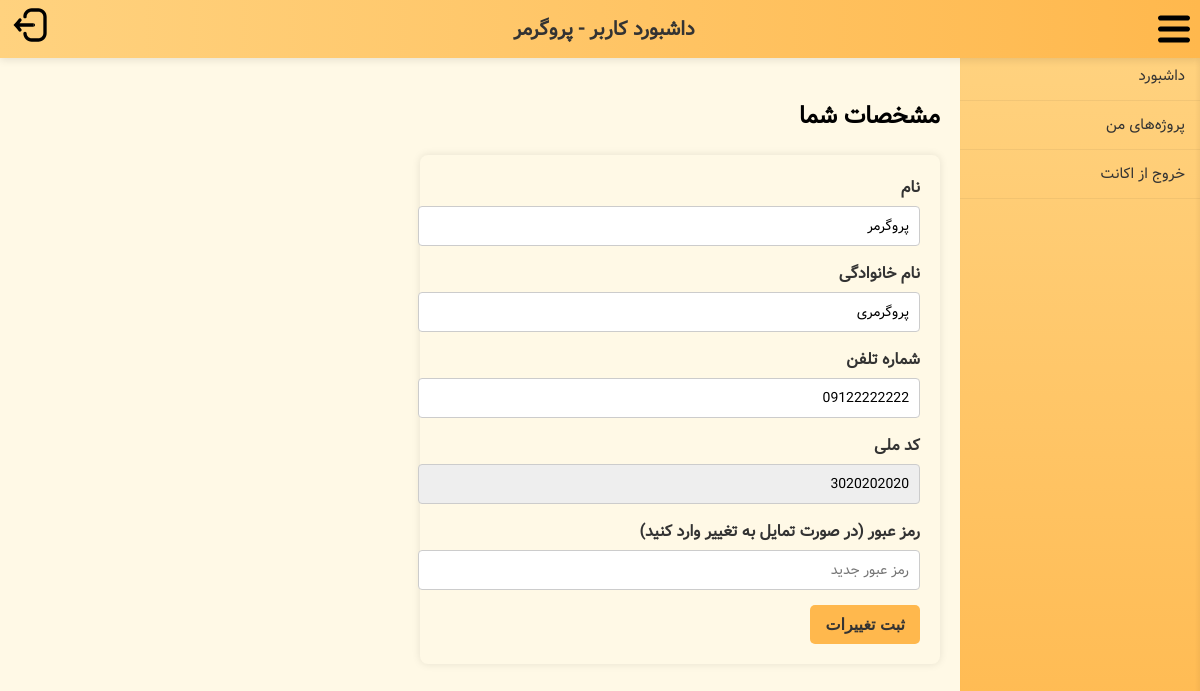
Screenshot of /dashboard.php (signed in) with the database file from the repository.
### tables this page shows
CREATE TABLE `users` (
  `id` int(10) UNSIGNED NOT NULL,
  `first_name` varchar(100) NOT NULL,
  `last_name` varchar(100) NOT NULL,
  `national_code` varchar(20) NOT NULL,
  `phone` varchar(30) NOT NULL,
  `rule_id` int(10) UNSIGNED NOT NULL,
  `password_hash` varchar(255) NOT NULL,
  `created_at` timestamp NOT NULL DEFAULT current_timestamp()
);

### public/dashboard.php (the view, shortened to what this page needs)
<?php
require_once __DIR__ . '/../config/db.php';
$userId = getCurrentUserId();
$error = '';
$success = '';
function getUserById(PDO $pdo, int $userId): ?array {
    $stmt = $pdo->prepare("SELECT first_name, last_name, phone, national_code FROM users WHERE id = ?");
    $stmt->execute([$userId]);
    $user = $stmt->fetch(PDO::FETCH_ASSOC);
    return $user ?: null;
}
function handlePost(PDO $pdo, int $userId, string &$error, string &$success): ?array {
    if ($_SERVER['REQUEST_METHOD'] !== 'POST') {
        return getUserById($pdo, $userId);
    }
}
$updatedUser = handlePost($pdo, $userId, $error, $success);
?>
<!DOCTYPE html>
<html lang="fa" dir="rtl">
<head>
    <link rel="stylesheet" href="../includes/layout.css">
</head>
<body>
    <?php include __DIR__ . '/../includes/header.php'; ?>
    <?php include __DIR__ . '/../includes/sidebar_user.php'; ?>
    <div class="page">
        <div class="content">
            <h2> مشخصات شما</h2>
            <form method="POST" novalidate>
                <label for="first_name">نام</label>
                <input type="text" id="first_name" name="first_name" value="<?= htmlspecialchars($updatedUser['first_name']) ?>" required>
                <label for="last_name">نام خانوادگی</label>
                <input type="text" id="last_name" name="last_name" value="<?= htmlspecialchars($updatedUser['last_name']) ?>" required>
                <label for="phone">شماره تلفن</label>
                <input type="text" id="phone" name="phone" value="<?= htmlspecialchars($updatedUser['phone']) ?>" required>
                <label for="national_code">کد ملی</label>
                <input type="text" id="national_code" name="national_code" value="<?= htmlspecialchars($updatedUser['national_code']) ?>" readonly>
                <label for="password">رمز عبور (در صورت تمایل به تغییر وارد کنید)</label>
                <input type="password" id="password" name="password" placeholder="رمز عبور جدید">
                <button type="submit">ثبت تغییرات</button>
            </form>
        </div>
    </div>
</body>
</html>

### includes/layout.css (style rules this page uses)
body { background-color: #fff9e6; margin: 0; font-family: 'Vazir', sans-serif; display: flex; flex-direction: column; height: 100vh; overflow-y: auto; }
.page { display: flex; flex: 1; overflow: hidden; }
.content { margin-right: 240px; padding: 20px; flex: 1; transition: margin-right 0.3s ease; min-height: calc(100vh - 52px); overflow-y: auto; }

### public/dashboard.php (style rules this page uses)
body { font-family: 'Vazir', sans-serif !important; }
form { max-width: 480px; background: #fff9e6; padding: 20px; border-radius: 8px; box-shadow: 0 0 8px rgba(0,0,0,0.1); margin-top: 20px; }
label { display: block; margin-bottom: 6px; font-weight: bold; color: #333; }
input[type="text"], input[type="password"] { width: 100%; padding: 8px 10px; margin-bottom: 15px; border: 1px solid #ccc; border-radius: 4px; font-size: 14px; font-family: 'Vazir', sans-serif; }
input[readonly] { background: #eee; cursor: not-allowed; }
button { background-color: #ffb84d; border: none; padding: 10px 15px; border-radius: 5px; cursor: pointer; font-weight: bold; color: #333; font-size: 16px; transition: background-color 0.3s ease; }

### rows the page displays
users: first_name "پروگرمر", last_name "پروگرمری", phone "09122222222", national_code "3020202020"

### other values shown
$pageTitle "داشبورد کاربر - پروگرمر"
$title "داشبورد"
$title "پروژه‌های من"
$title "خروج از اکانت"
